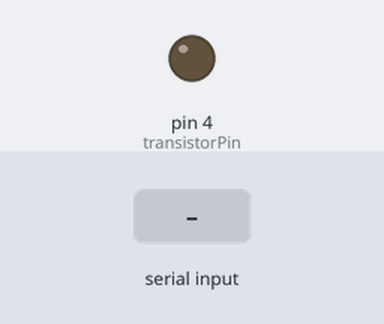
The sketch below on a simulated Arduino Uno, built with avr-gcc and run on an emulated ATmega328P. On the bench: output pins drawn as LEDs (lit = HIGH). The inputs (shaded band) are chosen by the test bench.

Above: at 1.2 s.
1.3 s: byte 30 received over Serial
At 1.6 s:
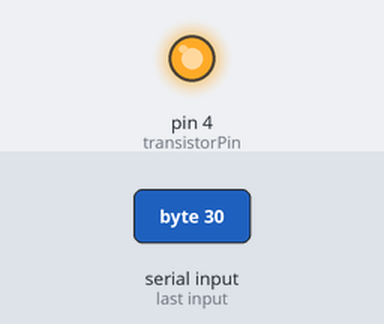
Timing chart, 0 to 4.3 s (numbered marks = the images above; inputs shaded):
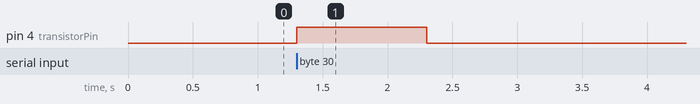

Measured:
- after the input at 1.3 s, pin 4 (transistorPin): LOW → HIGH at once, → LOW 1.0 s later

The sketch:

Tranzistor1.ino
```cpp
const int transistorPin = 4;

float time = 0;

void setup()
{
  pinMode(transistorPin, OUTPUT);
  Serial.begin(9600);
}

void loop()
{
  time = Serial.read();
  if(time > 0){
    digitalWrite(transistorPin, HIGH);
    delay(1000);
    digitalWrite(transistorPin, LOW);
    time = 0;
  }
}
```
